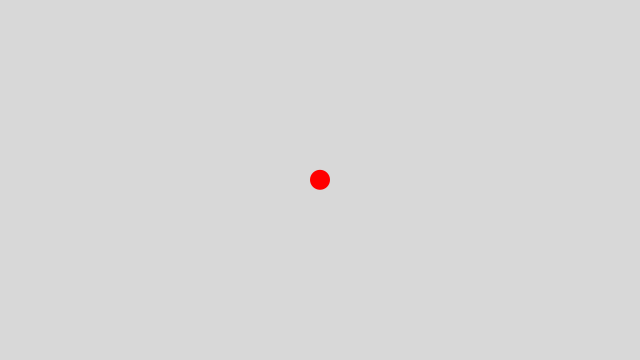
Frame 1 (no input)
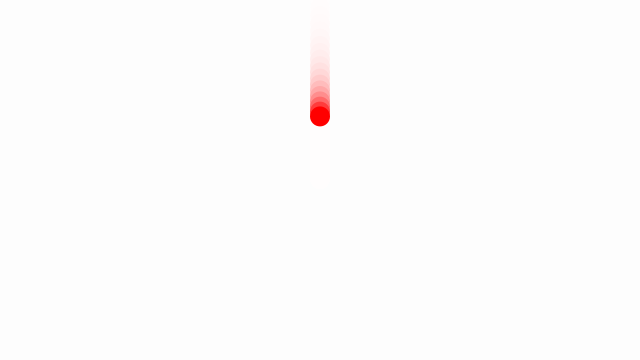
Frame 60 (the mouse pressed at the canvas centre just before this capture)
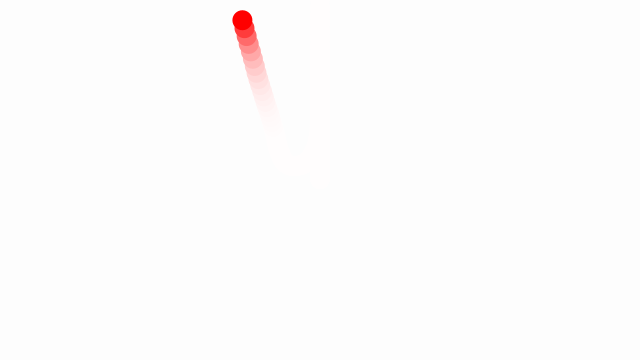
Frame 120 (the mouse held since frame 60 and released just before this capture)

The Processing sketch that drew these frames (run headless with seeded random() and noise(); from frame 60 on, the mouse is pressed at the canvas centre):

// Processing sketch: Nature_Of_Code_EX_2_1
// ── Nature_Of_Code_EX_2_1.pde
// 力：重力、風力（浮力）
Mover mover;
float bPower;

/*
* 初期設定
*/
void setup() {
  size(640, 360);
  mover = new Mover();
  // 浮力の初期値は-1.2
  bPower = -1.2;
}

/*
* 随時描写
*/
void draw() {
  noStroke();
  fill(255, 60);
  rect(0, 0 , width, height);

  // 重力 0.5固定で常に発生
  PVector gravity = new PVector(0, 1);
  mover.applyForce(gravity);

  // 浮力 -1.2開始　⇒　風船の空気が抜けたら弱まるから、少しずつ弱める？
  PVector buoyancy = new PVector(0, bPower);
  mover.applyForce(buoyancy);
  //if (bPower <= 0)
  //{
  //  bPower += 0.0001;
  //}

  // 風力の加算はマウスプレス時のみ　⇒　ランダム
  PVector noff = new PVector(noise(random(1000)), noise(random(1000)));
  if (mousePressed == true) {
    // 風力 パーリンノイズ値を定期的に加算 -0.5～0.5 の間でランダム
    float noiseX = map(noff.x, 0, 1, -0.5, 0.5);
    float noiseY = map(noff.y, 0, 1, -0.5, 0.5);
    PVector wind = new PVector(noiseX, noiseY);
    // 風力を加算
    mover.applyForce(wind);
  }
  // パーリンノイズタイムの加算
  noff.add(0.01, 0.01);
  
  // 表示更新
  mover.update();
  mover.checkEdges();
  mover.display();
}

/*
* 移動オブジェクトクラス
*/
class Mover {
  PVector location;
  PVector velocity;
  PVector acceleration;
  
  /*
  * コンストラクタ
  */
  Mover() {
    // 描写位置と速度の初期値を設定
    location = new PVector(width / 2, height / 2);
    velocity = new PVector(0, 0);
    acceleration = new PVector(0, 0);
  }
  
  /*
  * 位置、速度の更新
  */
  void update() {
    // 速度に加速度を加算
    velocity.add(acceleration);
    // 現在位置に速度分の移動を加算
    location.add(velocity);
    // 加速度の初期化
    acceleration.mult(0);
  }
  
  /*
  * 画面表示
  */
  void display() {
    noStroke();
    fill(255, 0, 0);
    ellipse(location.x, location.y, 20, 20);
  } 

  /*
  * ウィンドウ端に到達した場合の処理
  */
  void checkEdges() {
    if (location.x > width || location.x < 0) {
      velocity.x *= -1;
    }

    if (location.y > height || location.y < 0) {
      velocity.y *= -1;
    }
  }
  
  /*
  * 力の積算
  */
  void applyForce(PVector force) 
  {
    // 加速度に力を加算
    acceleration.add(force);
  }
}
